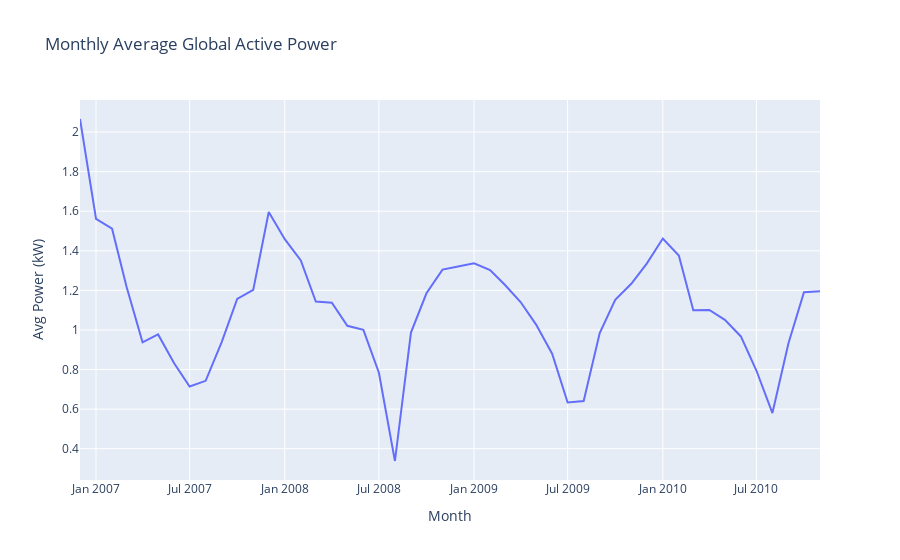

Notebook code for this chart:
### Markdown cell above
Monthly average power usage

### Code cell
monthly_avg = df2.groupby('YearMonth')['Global_active_power'].mean().reset_index()
monthly_avg['YearMonth'] = monthly_avg['YearMonth'].astype(str)

fig = px.line(monthly_avg, x='YearMonth', y='Global_active_power',
              title='Monthly Average Global Active Power',
              labels={'Global_active_power': 'Avg Power (kW)', 'YearMonth': 'Month'})
fig.show()

### Figure 1 — Plotly figure (JSON) as saved in the notebook; plotly's stock layout.template omitted (floating-point values rounded to 4 significant figures)
{"data": [{"hovertemplate": "Month=%{x}<br>Avg Power (kW)=%{y}<extra></extra>", "legendgroup": "", "line": {"color": "#636efa", "dash": "solid"}, "marker": {"symbol": "circle"}, "mode": "lines", "name": "", "orientation": "v", "showlegend": false, "type": "scatter", "x": ["2006-12", "2007-01", "2007-02", "2007-03", "2007-04", "2007-05", "2007-06", "2007-07", "2007-08", "2007-09", "2007-10", "2007-11", "2007-12", "2008-01", "2008-02", "2008-03", "2008-04", "2008-05", "2008-06", "2008-07", "2008-08", "2008-09", "2008-10", "2008-11", "2008-12", "2009-01", "2009-02", "2009-03", "2009-04", "2009-05", "2009-06", "2009-07", "2009-08", "2009-09", "2009-10", "2009-11", "2009-12", "2010-01", "2010-02", "2010-03", "2010-04", "2010-05", "2010-06", "2010-07", "2010-08", "2010-09", "2010-10", "2010-11"], "xaxis": "x", "y": [2.066, 1.562, 1.511, 1.218, 0.9373, 0.9774, 0.832, 0.7141, 0.7431, 0.9389, 1.157, 1.203, 1.596, 1.459, 1.352, 1.144, 1.137, 1.021, 1.001, 0.7837, 0.3379, 0.9869, 1.186, 1.305, 1.321, 1.337, 1.303, 1.23, 1.141, 1.027, 0.8798, 0.6334, 0.6407, 0.984, 1.152, 1.234, 1.336, 1.462, 1.376, 1.1, 1.101, 1.051, 0.9674, 0.7951, 0.58, 0.9329, 1.19, 1.196], "yaxis": "y"}], "layout": {"legend": {"tracegroupgap": 0}, "title": {"text": "Monthly Average Global Active Power"}, "xaxis": {"anchor": "y", "domain": [0, 1], "title": {"text": "Month"}}, "yaxis": {"anchor": "x", "domain": [0, 1], "title": {"text": "Avg Power (kW)"}}}}
